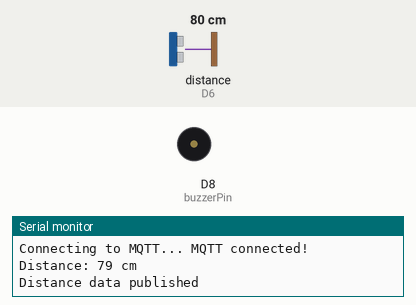
The sketch below on a simulated ESP8266 (NodeMCU). Parts: buzzer (waves = sounding, pin HIGH), the last lines printed to the serial monitor. Wiring (inferred from the names in the program): ultrasonic range finder: trigger D5; echo D6. The test bench sets the inputs (shaded band); at power-on: distance to the obstacle (sensor on D6) 80 cm. The echo pulse lasts 58.3 µs per cm; WiFi joins after 1.5 s; servers stay silent unless stated; no MQTT or app messages arrive unless stated; pins used as bus, display or sensor lines are not drawn.

Above: at 3.7 s.
3.8 s: distance to the obstacle (sensor on D6) set to 34 cm
6.5 s: distance to the obstacle (sensor on D6) set to 27 cm
At 7.1 s:
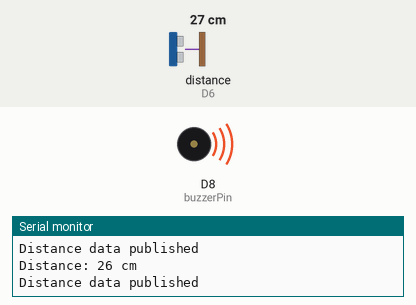
9.2 s: distance to the obstacle (sensor on D6) set to 35 cm
At 11.6 s:
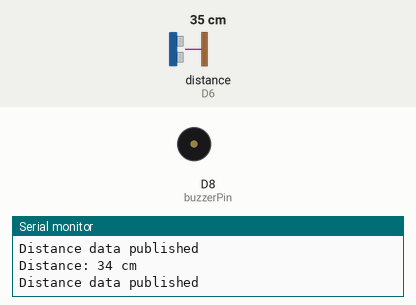
12.0 s: distance to the obstacle (sensor on D6) set to 2 cm
At 13.1 s:
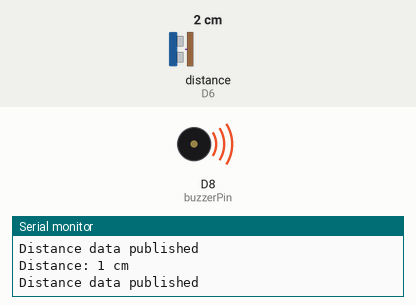
Timing chart, 0 to 15.0 s (numbered marks = the images above; inputs shaded):
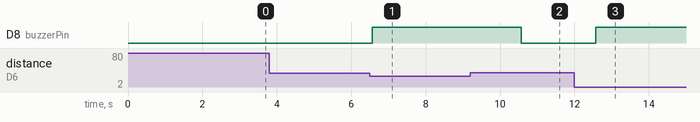

The sketch:

adafruitio_00_publish_Puru_copy_20240424154733.ino
```cpp
// Include necessary libraries
#include <ESP8266WiFi.h>
#include "Adafruit_MQTT.h"
#include "Adafruit_MQTT_Client.h"
#include "config.h" // Include your WiFi and MQTT credentials

// Define pins
const int triggerPin = D5;
const int echoPin = D6;
const int buzzerPin = D8;

// Set up MQTT client
WiFiClient espClient;
Adafruit_MQTT_Client mqtt(&espClient, AIO_SERVER, AIO_SERVERPORT, AIO_USERNAME, AIO_KEY);
Adafruit_MQTT_Publish distance = Adafruit_MQTT_Publish(&mqtt, AIO_USERNAME "/feeds/distance");


void setup() {
  Serial.begin(115200);
  delay(1000);

  pinMode(triggerPin, OUTPUT);
  pinMode(echoPin, INPUT);
  pinMode(buzzerPin, OUTPUT);

  // Connect to WiFi
  Serial.println();
  Serial.println();
  Serial.print("Connecting to ");
  Serial.println(WLAN_SSID);

  WiFi.begin(WLAN_SSID, WLAN_PASS);
  while (WiFi.status() != WL_CONNECTED) {
    delay(500);
    Serial.print(".");
  }
  Serial.println("");
  Serial.println("WiFi connected");
  Serial.println("IP address: ");
  Serial.println(WiFi.localIP());
}

long duration;
int distances;

void loop() {
  // Ensure MQTT connection
  MQTT_connect();

   digitalWrite(triggerPin, LOW);
  delayMicroseconds(2);
  digitalWrite(triggerPin, HIGH);
  delayMicroseconds(10);
  digitalWrite(triggerPin, LOW);
  duration = pulseIn(echoPin, HIGH);
  distances = duration * 0.034 / 2;

  // Print distance to serial monitor
  Serial.print("Distance: ");
  Serial.print(distances);
  Serial.println(" cm");

  // Publish value to MQTT
  if (!distance.publish(distances)) {
    Serial.println(F("Failed to publish "));
  } else {
    Serial.println(F("Distance data published"));
  }
    // Check if distance is less than 20 cm and activate buzzer
  if (distances < 30) {
    digitalWrite(buzzerPin, HIGH); // Turn on buzzer
  } else {
    digitalWrite(buzzerPin, LOW); // Turn off buzzer
  }


  delay(2000); // Wait for 2 seconds before publishing again
}

// Function to connect or reconnect to MQTT broker
void MQTT_connect() {
  int8_t ret;

  // Stop if already connected
  if (mqtt.connected()) {
    return;
  }

  Serial.print("Connecting to MQTT... ");

  while ((ret = mqtt.connect()) != 0) { // Connect to MQTT broker
    Serial.println(mqtt.connectErrorString(ret));
    Serial.println("Retrying MQTT connection in 5 seconds...");
    mqtt.disconnect();
    delay(2000); // Wait 5 seconds before retrying
  }

  Serial.println("MQTT connected!");
}
```

config.h
```cpp
// WiFi credentials
#define WLAN_SSID "moto g(60)_4307"
#define WLAN_PASS "yash1234"

// Adafruit IO credentials
#define AIO_SERVER "io.adafruit.com"
#define AIO_SERVERPORT 1883
#define AIO_USERNAME "yash126"
#define AIO_KEY "aio_RksT32XTNdjgkQJ12cqnlvRj5dxv"
```

Measured:
- the behaviour switches between 31 and 30 cm on distance to the obstacle (sensor on D6) (found by bisection; images 0 and 1)
- after the input at 6.5 s, D8 (buzzerPin): LOW → HIGH after 0.06 s
- after the input at 9.2 s, D8 (buzzerPin): HIGH → LOW after 1.4 s
- after the input at 12.0 s, D8 (buzzerPin): LOW → HIGH after 0.57 s
